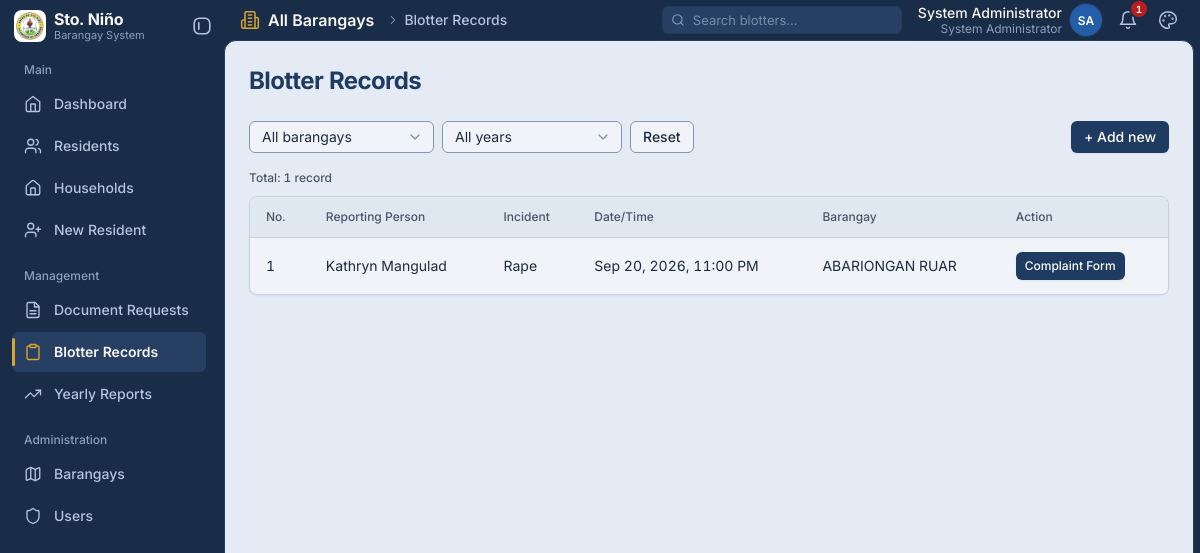
The page /pages/blotters.php (signed in) on the database its author committed.
### tables this page shows
CREATE TABLE `blotter_records` (
  `id` int(11) NOT NULL AUTO_INCREMENT,
  `barangay_id` int(11) NOT NULL,
  `resident_id` int(11) DEFAULT NULL,
  `blotter_no` varchar(50) NOT NULL,
  `reporting_person` varchar(150) NOT NULL,
  `reporting_address` varchar(255) DEFAULT NULL,
  `incident_type` varchar(150) NOT NULL,
  `report_datetime` datetime DEFAULT NULL,
  `incident_datetime` datetime DEFAULT NULL,
  `place_of_incident` varchar(255) DEFAULT NULL,
  `suspect_data` text DEFAULT NULL,
  `victim_data` text DEFAULT NULL,
  `narrative` text DEFAULT NULL,
  `relief_sought` text DEFAULT NULL,
  `recorded_by` varchar(150) DEFAULT NULL,
  `status` enum('Open','In Progress','Resolved','Cancelled') NOT NULL DEFAULT 'Open',
  `reviewed_by` int(11) DEFAULT NULL,
  `reviewed_at` datetime DEFAULT NULL,
  `created_at` timestamp NOT NULL DEFAULT current_timestamp(),
  PRIMARY KEY (`id`),
  KEY `idx_blotter_barangay` (`barangay_id`),
  KEY `idx_blotter_resident` (`resident_id`),
  KEY `idx_blotter_status` (`status`),
  KEY `fk_blotter_reviewed_by` (`reviewed_by`),
  CONSTRAINT `blotter_records_ibfk_1` FOREIGN KEY (`barangay_id`) REFERENCES `barangays` (`id`),
  CONSTRAINT `fk_blotter_resident` FOREIGN KEY (`resident_id`) REFERENCES `residents` (`id`) ON DELETE SET NULL ON UPDATE CASCADE,
  CONSTRAINT `fk_blotter_reviewed_by` FOREIGN KEY (`reviewed_by`) REFERENCES `users` (`id`) ON DELETE SET NULL ON UPDATE CASCADE
);

CREATE TABLE `barangays` (
  `id` int(11) NOT NULL AUTO_INCREMENT,
  `barangay_name` varchar(150) NOT NULL,
   
   
  `punong_barangay` varchar(150) DEFAULT NULL,
  `created_at` timestamp NOT NULL DEFAULT current_timestamp(),
  PRIMARY KEY (`id`),
  UNIQUE KEY `barangay_name` (`barangay_name`)
);

### config/config.php (called while the page is built, shortened)
<?php
if (!function_exists('url')) {
    function url($path = '') {
        $path = ltrim((string)$path, '/');
        return BASE_URL . '/' . $path;
    }
}
function e($value) { return htmlspecialchars((string)$value, ENT_QUOTES, 'UTF-8'); }
if (!function_exists('fmt_date')) {
    function fmt_datetime($value, $empty = '—') {
        $s = trim((string)($value ?? ''));
        $t = strtotime($s);
        return $t === false ? $s : date('M j, Y, g:i A', $t);
    }
}

### pages/blotters.php (the view, shortened to what this page needs)
<?php
require_once __DIR__ . '/../config/config.php'; require_staff(); $page_title='Blotter Records';
$sql='SELECT bl.*,b.barangay_name FROM blotter_records bl JOIN barangays b ON b.id=bl.barangay_id WHERE 1';
$types='';$params=[];
$sql.=' ORDER BY bl.id DESC';
$s=$conn->prepare($sql);if($types)
$s->bind_param($types,...$params);
$s->execute();$rows=$s->get_result();
include BASE_PATH . '/partials/header.php';?>
<div class="toolbar">
    <form method="get">
        <?php if($_SESSION['role']==='admin'): ?>
        <select id="b_brgy" name="barangay">
            <option value="0">All barangays</option>
        </select>
        <?php endif; ?>
        <select id="b_year" name="year">
            <option value="0">All years</option>
        </select>
        <?php if($_SESSION['role']==='admin'): ?>
        <a class="btn btn--ghost" href="<?= e(url('pages/blotters.php')) ?>">Reset</a>
        <?php endif; ?>
    </form>
    <a class="btn push-right" href="<?= e(url('pages/blotter_add.php')) ?>">+ Add new</a>
</div>
    <p class="muted-meta" role="status">Total: <?= number_format($rows->num_rows) ?> record<?= $rows->num_rows === 1 ? '' : 's' ?></p>
    <div class="card table-wrap">
        <table><tr><th>No.</th><th>Reporting Person</th>
        <th>Incident</th><th>Date/Time</th><th>Barangay</th>
        <th>Action</th></tr>
        <?php while($r=$rows->fetch_assoc()): ?>
        <tr><td><?=e($r['blotter_no'])?></td><td><?=e($r['reporting_person'])?></td>
        <td><?=e($r['incident_type'])?></td><td><?=e(fmt_datetime($r['incident_datetime']))?></td>
        <td><?=e($r['barangay_name'])?></td>
        <td class="col-actions"><a class="btn" href="<?= e(url('documents/kp_form_7.php?id=' . $r['id'])) ?>">Complaint Form</a></td></tr>
        <?php endwhile; ?></table></div><?php include BASE_PATH . '/partials/footer.php';

### rows shown on the page
blotter_records: blotter_no "1", reporting_person "Kathryn Mangulad", incident_type "Rape", incident_datetime "Sep 20, 2026, 11:00 PM", barangay.barangay_name "ABARIONGAN RUAR"

### other values the page prints
$group "Main"
$item['label'] "Dashboard"
$item['label'] "Residents"
$item['label'] "Households"
$item['label'] "New Resident"
$group "Management"
$item['label'] "Document Requests"
$item['label'] "Blotter Records"
$item['label'] "Yearly Reports"
$group "Administration"
$item['label'] "Barangays"
$item['label'] "Users"
$scope_name "All Barangays"
$crumb "Blotter Records"
$full_name "System Administrator"
